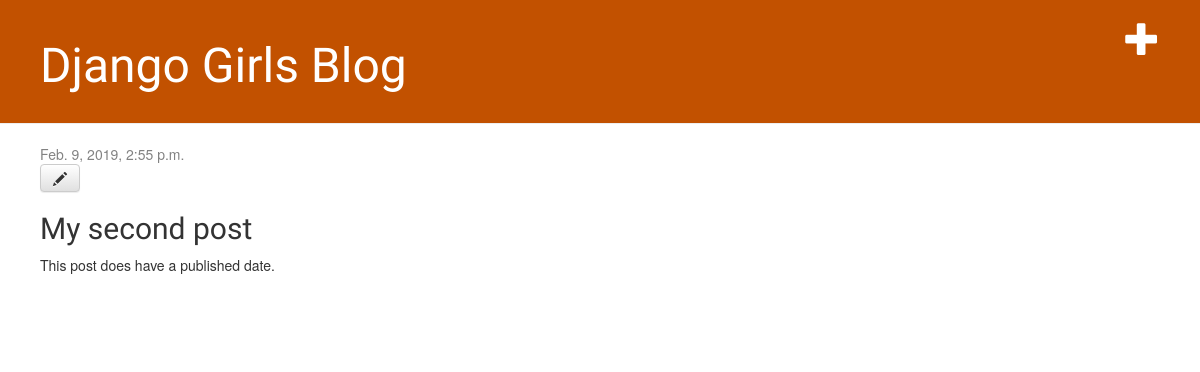
Before: /post/2/ with the older database file.
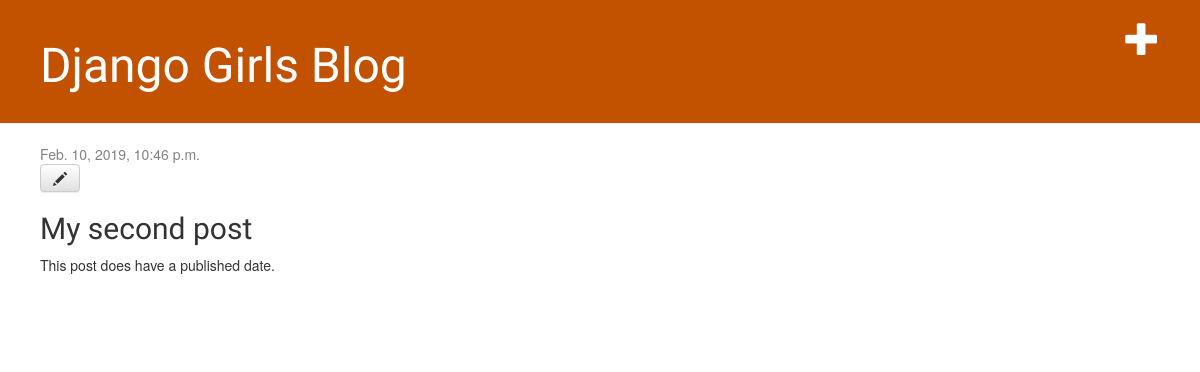
After: the same page with the newer database file.
### blog/models.py (models this page shows, shortened)
class Post(models.Model):
    author = models.ForeignKey(settings.AUTH_USER_MODEL, on_delete=models.CASCADE)
    title = models.CharField(max_length=200)
    text = models.TextField()
    created_date = models.DateTimeField(default=timezone.now)
    published_date = models.DateTimeField(blank=True, null=True)

### blog/views.py (the view)
# urls.py: path('post/<int:pk>/', views.post_detail, name='post_detail'),
def post_detail(request, pk):
    post = get_object_or_404(Post, pk=pk)
    return render(request, 'blog/post_detail.html', {'post': post})

### blog/templates/blog/post_detail.html
{% extends 'blog/base.html' %}
{% block content %}
    <div class="post">
        {% if post.published_date %}
            <div class="date">
                {{ post.published_date }}
            </div>
        {% endif %}
        <a class="btn btn-default" href="{% url 'post_edit' pk=post.pk %}"><span class="glyphicon glyphicon-pencil"></span></a>
        <h2>{{ post.title }}</h2>
        <p>{{ post.text|linebreaksbr }}</p>
    </div>
{% endblock %}

Changed rows visible on the page:
changed Post "My second post": published_date "Feb. 9, 2019, 2:55 p.m." → "Feb. 10, 2019, 10:46 p.m."
